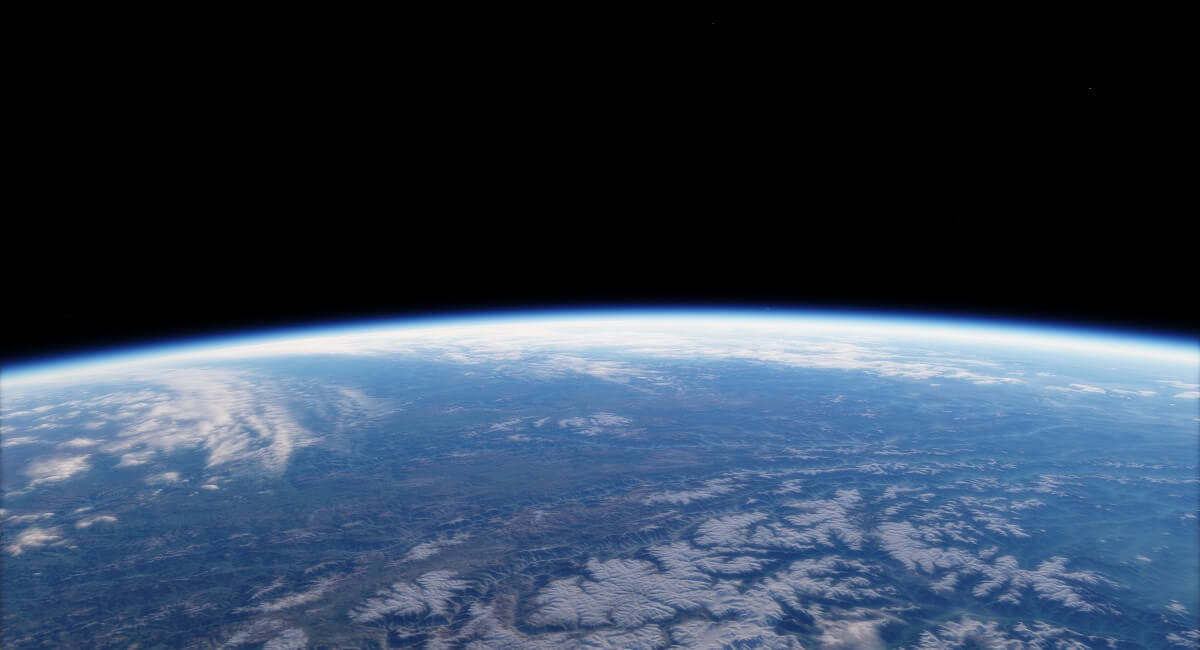
#> input picture EarthTest.jpg, 1200 x 650 px
$ python ImageTessellator.py EarthTest.jpg .jpg 3 4
#> lines starting #> are read from the running program, lines starting #| are printed output that depends on the picture; after the words box and inside, x2 and y2 are one past the last pixel; in counts of white or black regions, pixels touching at a corner belong together
#Author: Written by Brendon Madison, grad student of KU PHSX and ASTR on 21st of November, 2021
#First Macro: Take an image and tessellate it. This means to divide into continuous tiles.
#Second Macro: Take a bunch of tessellated images/tiles and then rearrange them into an image.
#Purpose: Why may we want to do this? What if we can only telemeter so much data? Then we can't telementer
#           a MegaPixel image. So we can divide it into smaller images and then telemeter.
#           Then, at the ground, the untessellator can be run to reconstruct the image.
#           There is also the added function of being able to change the file extension.
#           This effectively allows the user to compress the images or keep them uncompressed.
#           Using .png keeps it compressed but using .jpg will compress it.
#           In fact, .png usually increases total (after untessellator) file size by ~2
#           .jpg usually decreases total (after untessellator) file size by ~2 if it started as .png

#           To do:
#                   Do more testing. Create a file&directory hierarchy. Migrate parser to optional .ini file method.
#Example command line:
#python ImageTessellator.py EarthTest.jpg .jpg 3 4
#This tessellates EarthTest.jpg with .jpg extension into 3 rows and 4 columns

import cv2
import numpy as np
import argparse

parser = argparse.ArgumentParser(description='Find image and then tessellate it. Also untesselate it.')
parser.add_argument('Im',metavar='Im',type=str,help='String for name of image')
parser.add_argument('Ex',metavar='Ex',type=str,help='Extension of images.')
parser.add_argument('Nr',metavar='Nr',type=int,help='Number of rows')
parser.add_argument('Nc',metavar='Nc',type=int,help='Number of columns')

args = parser.parse_args()

def TessellateImage(numrow,numcol,imname,ext):
    #Take an image and tessellate it. Essentially, divide into continuous tiles.
    #Grab the image!
#> called with numrow = 3, numcol = 4, imname = 'EarthTest.jpg', ext = '.jpg'
    image = cv2.imread(imname)
#> image is the input picture: shape (650, 1200, 3); mean B, G, R 81.1, 62.6, 48.7
    #R and C ... integer divide by the number of rows and columns.
    #It divides into RxC tessellations
    #You have to add 1 or else imperfect divisions result in more than R or C rows or columns
    #In turn, this also means that some tessellations have different dimensions
    #But this is not that big of an issue compared to the alternative of having a variable number of columns and rows
    R = image.shape[0]//numrow + 1
#> R = 217
    C = image.shape[1]//numcol + 1
#> C = 301

    tess = [image[j:j+R,k:k+C] for j in range(0,image.shape[0],R) for k in range(0,image.shape[1],C)]
#> tess = 12 items

    #Loop over the tesselations
    for i in range(len(tess)):
    # show the output image (Optional)
        #cv2.imshow("TessellateTest_"+str(i)+".jpg",tess[i])
        #cv2.waitKey(0)
        #Save the output image
        #have to use imname[0:len(args.Im)-4] to remove the file extension
        cv2.imwrite(str(imname[0:len(imname)-4])+"_tile_"+str(i)+str(ext),tess[i])
#> this loop made 12 passes
#> pass 1, in TessellateImage, `cv2.imwrite(str(imname[0:len(imname)-4])+"_tile_"+str(i)+str(ext),tess..`:
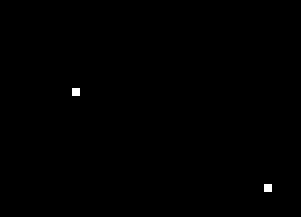
#> saved as EarthTest_tile_0.jpg: shape (217, 301, 3); values 0 (black) and 1 (white), 0.2% white; 2 white regions, box (x1, y1, x2, y2) and area: (72, 88, 80, 96) 64, (264, 184, 272, 192) 64
#> pass 2, in TessellateImage, `cv2.imwrite(str(imname[0:len(imname)-4])+"_tile_"+str(i)+str(ext),tess..`:
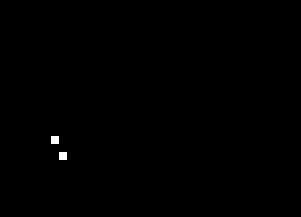
#> saved as EarthTest_tile_1.jpg: shape (217, 301, 3); values 0 (black) and 1 (white), 0.2% white; 2 white regions, box (x1, y1, x2, y2) and area: (51, 136, 59, 144) 64, (59, 152, 67, 160) 64

    return

def UntessellateImage(numrow,numcol,imname,ext):
    #Take a group of images that follow the naming convention of:
    #name_number.jpg example: Tessellation_5.jpg would be the 6th tessellation tile.

    #Its imnam because its like imname but we removed the e. e stands for file extension...
    #haha!
#> called with numrow = 3, numcol = 4, imname = 'EarthTest.jpg', ext = '.jpg'
    imnam = str(imname[0:len(imname)-4])
    #Counter for keeping track of tile number and number of rows assembled
    c = 0
    rowc = 0
    for i in range(numrow):
        #Read the first tile of the row
        imrow = cv2.imread(str(imnam)+"_tile_"+str(c)+str(ext))
        #Loop for stacking all the remaining tiles in the row
        c += 1
        for j in range(numcol-1):
            imrow = np.hstack((imrow,cv2.imread(str(imnam)+"_tile_"+str(c)+str(ext))))
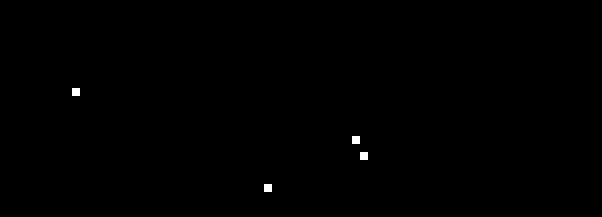
#> imrow: shape (217, 602, 3); values 0 (black) and 1 (white), 0.2% white; 4 white regions, box (x1, y1, x2, y2) and area: (72, 88, 80, 96) 64, (352, 136, 360, 144) 64, (360, 152, 368, 160) 64, (264, 184, 272, 192) 64
            c += 1
        #Stack the rows on top of eachother
        #Though we have to check the first one because we need img to have the correct data format
        #And so it has the same dimensions as all the future rows
        if rowc == 0:
            img = imrow
        else:
            img = np.vstack((img,imrow))
        rowc += 1
    #Optional -- display the image
    #cv2.imshow(str(imnam)+"_Untessellated.jpg",img)
    #cv2.waitKey(0)
    cv2.imwrite(str(imnam)+"_Untessellated"+str(ext),img)

#You have to pass all but the extension for the filename
#Which is why we pass args.Im[0:len(args.Im)-4] as it removes the extension
TessellateImage(args.Nr,args.Nc,args.Im,args.Ex)

UntessellateImage(args.Nr,args.Nc,args.Im,args.Ex)
